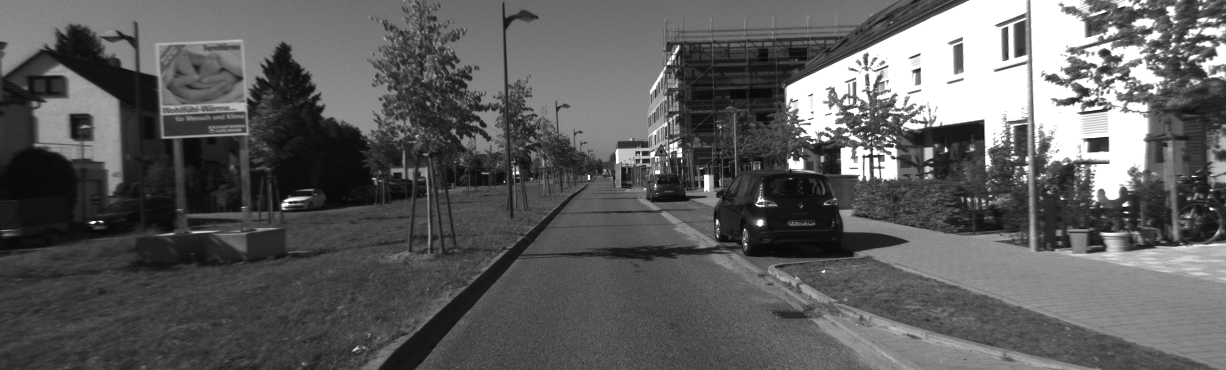
#> input picture VisualOdometry_py/main/KITTI_sequence_1/image_l/000000.png, 1226 x 370 px, found by its file name; its folder holds 4 pictures in this run
$ python visual_odometry.py
#> lines starting #> are read from the running program, lines starting #| are printed output that depends on the picture
import os
import numpy as np
import cv2

from lib.visualization import plotting
from lib.visualization.video import play_trip

from tqdm import tqdm

import time
from numba import jit


class VisualOdometry:
    def __init__(self, data_dir):
        self.K, self.P = self._load_calib(os.path.join(data_dir, "calib.txt"))  # 카메라 캘리브레이션 값 load
        self.gt_poses = self._load_poses(os.path.join(data_dir, "poses.txt"))  # Ground Truth pose load
        self.images = self._load_images(os.path.join(data_dir, "image_l"))  # KITTI 주행 이미지 load
        self.orb = cv2.ORB_create(3000)  # ORB 알고리즘을 사용하는 ORB 객체 생성. 최대 feature 수 = 3000
        FLANN_INDEX_LSH = 6
        index_params = dict(algorithm=FLANN_INDEX_LSH, table_number=6, key_size=12, multi_probe_level=1)
        search_params = dict(checks=50)
        self.flann = cv2.FlannBasedMatcher(indexParams=index_params, searchParams=search_params)

    @staticmethod
    def _load_calib(filepath):
        """
        Loads the calibration of the camera
        Parameters
        ----------
        filepath (str): The file path to the camera file

        Returns
        -------
        K (ndarray): Intrinsic parameters
        P (ndarray): Projection matrix
        """
        with open(filepath, "r") as f:
#> (reads VisualOdometry_py/main/KITTI_sequence_1/calib.txt from the repository)
            params = np.fromstring(f.readline(), dtype=np.float64, sep=" ")
            P = np.reshape(params, (3, 4))
            K = P[0:3, 0:3]

        return K, P

    @staticmethod
    def _load_poses(filepath):
        """
        Loads the GT poses

        Parameters
        ----------
        filepath (str): The file path to the poses file

        Returns
        -------
        poses (ndarray): The GT poses
        """
        poses = []
        with open(filepath, "r") as f:
#> (reads VisualOdometry_py/main/KITTI_sequence_1/poses.txt from the repository)
            for line in f.readlines():
                T = np.fromstring(line, dtype=np.float64, sep=" ")
                T = T.reshape(3, 4)
                T = np.vstack((T, [0, 0, 0, 1]))
                poses.append(T)
        return poses

    @staticmethod
    def _load_images(filepath):
        """
        Loads the images

        Parameters
        ----------
        filepath (str): The file path to image dir

        Returns
        -------
        images (list): grayscale images
        """
        image_paths = [os.path.join(filepath, file) for file in sorted(os.listdir(filepath))]
        return [cv2.imread(path, cv2.IMREAD_GRAYSCALE) for path in image_paths]
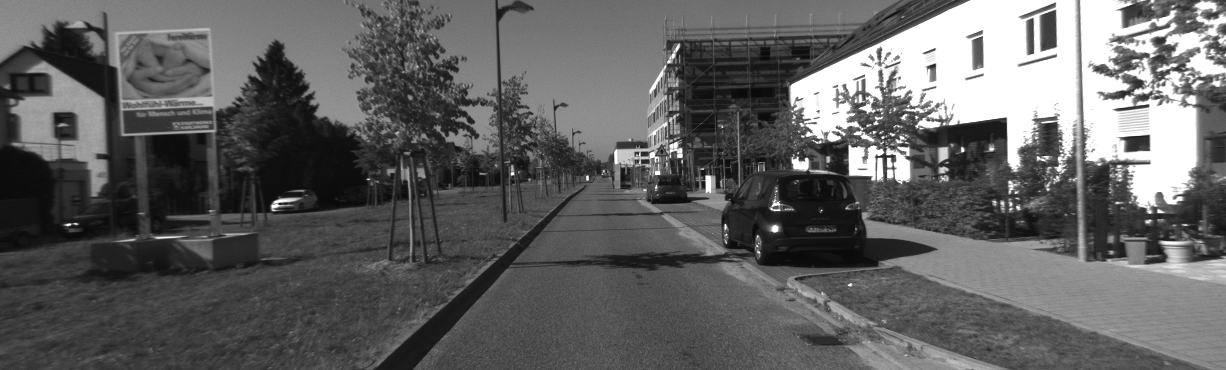
#> input picture VisualOdometry_py/main/KITTI_sequence_1/image_l/000001.png, 1226 x 370 px, found by its file name
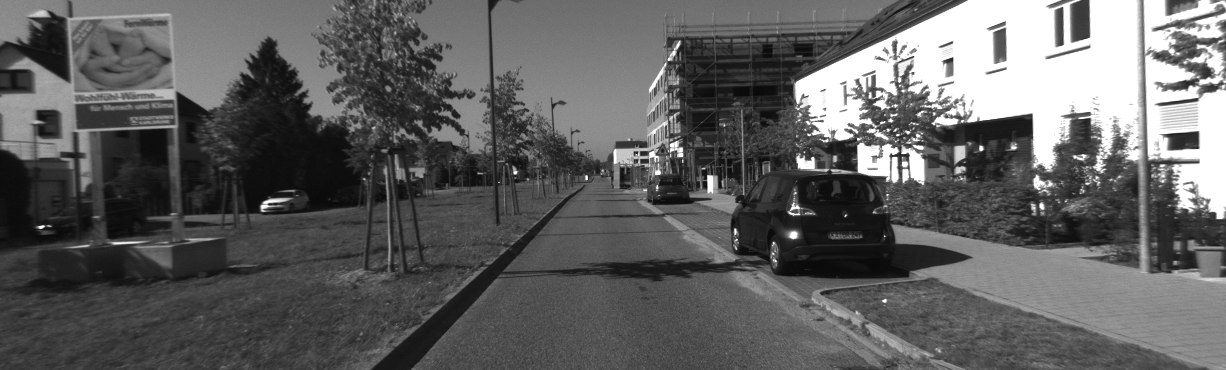
#> input picture VisualOdometry_py/main/KITTI_sequence_1/image_l/000002.png, 1226 x 370 px, found by its file name
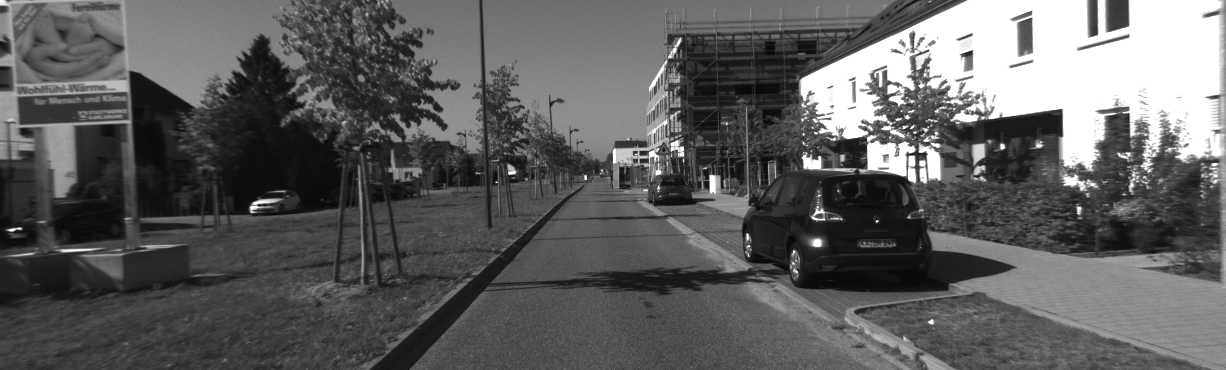
#> input picture VisualOdometry_py/main/KITTI_sequence_1/image_l/000003.png, 1226 x 370 px, found by its file name

    @staticmethod
    def _form_transf(R, t):
        """
        Makes a transformation matrix from the given rotation matrix and translation vector

        Parameters
        ----------
        R (ndarray): The rotation matrix
        t (list): The translation vector

        Returns
        -------
        T (ndarray): The transformation matrix
        """
        T = np.eye(4, dtype=np.float64)
        T[:3, :3] = R
        T[:3, 3] = t
        return T

    def get_matches(self, i):
        """
        This function detect and compute keypoints and descriptors from the i-1'th and i'th image using the class orb object

        Parameters
        ----------
        i (int): The current frame

        Returns
        -------
        q1 (ndarray): The good keypoints matches position in i-1'th image
        q2 (ndarray): The good keypoints matches position in i'th image
        """
        # Find the keypoints and descriptors with ORB
        kp1, des1 = self.orb.detectAndCompute(self.images[i - 1], None)
        kp2, des2 = self.orb.detectAndCompute(self.images[i], None)
        # Find matches
        matches = self.flann.knnMatch(des1, des2, k=2)

        # Find the matches there do not have a to high distance
        good = []
        try:
            for m, n in matches:
                if m.distance < 0.8 * n.distance:
                    good.append(m)
        except ValueError:
            pass

        draw_params = dict(matchColor=-1, singlePointColor=None, matchesMask=None, flags=2)  # draw matches in green color  # draw only inliers

        img3 = cv2.drawMatches(self.images[i], kp1, self.images[i - 1], kp2, good, None, **draw_params)
        cv2.imshow("image", img3)
        cv2.waitKey(200)

        # Get the image points from the good matches
        q1 = np.float32([kp1[m.queryIdx].pt for m in good])
        q2 = np.float32([kp2[m.trainIdx].pt for m in good])
        print(q1.shape)
        return q1, q2

    def get_pose(self, q1, q2):
        """
        Calculates the transformation matrix

        Parameters
        ----------
        q1 (ndarray): The good keypoints matches position in i-1'th image
        q2 (ndarray): The good keypoints matches position in i'th image

        Returns
        -------
        transformation_matrix (ndarray): The transformation matrix
        """
        # Essential matrix
        E, _ = cv2.findEssentialMat(q1, q2, self.K, threshold=1)

        # Decompose the Essential matrix into R and t
        R, t = self.decomp_essential_mat(E, q1, q2)

        # Get transformation matrix
        transformation_matrix = self._form_transf(R, np.squeeze(t))
        return transformation_matrix

    def decomp_essential_mat(self, E, q1, q2):
        """
        Decompose the Essential matrix

        Parameters
        ----------
        E (ndarray): Essential matrix
        q1 (ndarray): The good keypoints matches position in i-1'th image
        q2 (ndarray): The good keypoints matches position in i'th image

        Returns
        -------
        right_pair (list): Contains the rotation matrix and translation vector
        """

        def sum_z_cal_relative_scale(R, t):
            # Get the transformation matrix
            T = self._form_transf(R, t)

            # Make the projection matrix
            P = np.matmul(np.concatenate((self.K, np.zeros((3, 1))), axis=1), T)

            # Triangulate the 3D points
            hom_Q1 = cv2.triangulatePoints(self.P, P, q1.T, q2.T)

            # Also seen from cam 2
            hom_Q2 = np.matmul(T, hom_Q1)

            # Un-homogenize
            uhom_Q1 = hom_Q1[:3, :] / hom_Q1[3, :]
            uhom_Q2 = hom_Q2[:3, :] / hom_Q2[3, :]
            # Find the number of points there has positive z coordinate in both cameras
            sum_of_pos_z_Q1 = sum(uhom_Q1[2, :] > 0)
            sum_of_pos_z_Q2 = sum(uhom_Q2[2, :] > 0)

            # Form point pairs and calculate the relative scale
            relative_scale = np.mean(np.linalg.norm(uhom_Q1.T[:-1] - uhom_Q1.T[1:], axis=-1) / np.linalg.norm(uhom_Q2.T[:-1] - uhom_Q2.T[1:], axis=-1))
            return sum_of_pos_z_Q1 + sum_of_pos_z_Q2, relative_scale

        # Decompose the essential matrix
        R1, R2, t = cv2.decomposeEssentialMat(E)
        t = np.squeeze(t)

        # Make a list of the different possible pairs
        pairs = [[R1, t], [R1, -t], [R2, t], [R2, -t]]

        # Check which solution there is the right one
        z_sums = []
        relative_scales = []
        for R, t in pairs:
            z_sum, scale = sum_z_cal_relative_scale(R, t)
            z_sums.append(z_sum)
            relative_scales.append(scale)

        # Select the pair there has the most points with positive z coordinate
        right_pair_idx = np.argmax(z_sums)
        right_pair = pairs[right_pair_idx]
        relative_scale = relative_scales[right_pair_idx]
        R1, t = right_pair
        t = t * relative_scale

        return [R1, t]


def main():
    data_dir = "C:\\github_repo\\SLAM\\VisualOdometry_py\\main\\KITTI_sequence_1"  # Try KITTI_sequence_2 too
    vo = VisualOdometry(data_dir)

    play_trip(vo.images)  # Comment out to not play the trip
#> (this line was passed over: lib is not available in this run)

    gt_path = []
    estimated_path = []
    for i, gt_pose in enumerate(tqdm(vo.gt_poses, unit="pose")):
        if i == 0:
            cur_pose = gt_pose
        else:
            q1, q2 = vo.get_matches(i)
            transf = vo.get_pose(q1, q2)
            cur_pose = np.matmul(cur_pose, np.linalg.inv(transf))
        gt_path.append((gt_pose[0, 3], gt_pose[2, 3]))
        estimated_path.append((cur_pose[0, 3], cur_pose[2, 3]))
#> this loop made 5 passes
#> pass 2, in get_matches, `img3 = cv2.drawMatches(self.images[i], kp1, self.images[i - 1], kp2, g..`:
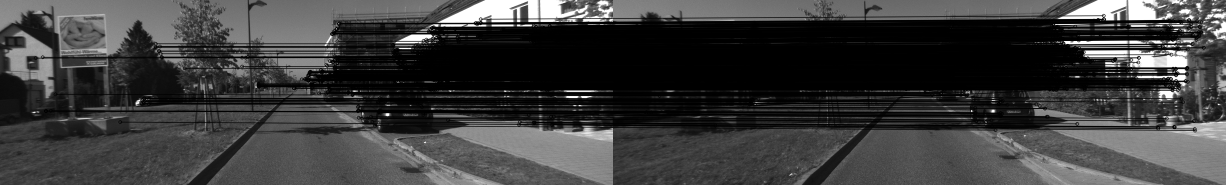
#> img3: shape (370, 2452, 3) (shown at 1/2 size); min 0, max 255, mean 61.2
#> pass 3, in get_matches (call 2), `img3 = cv2.drawMatches(self.images[i], kp1, self.images[i - 1], kp2, g..`:
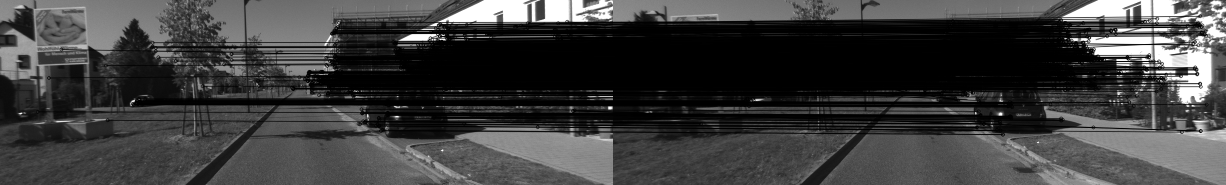
#> img3: shape (370, 2452, 3) (shown at 1/2 size); min 0, max 255, mean 62.5
#> after the loop, estimated_path = [(0, 2.22e-16), (0.0563, 0.998), (1.04, 1.17), (0.991, 2.17)]; gt_path = [(0, 2.22e-16), (-0.014, 1.2), (-0.0279, 2.38), (-0.0418, 3.58)]
    plotting.visualize_paths(gt_path, estimated_path, "Visual Odometry", file_out=os.path.basename(data_dir) + ".html")


if __name__ == "__main__":
    start = time.time()
#> (the run stopped early here; a loop or call above may not have finished)
